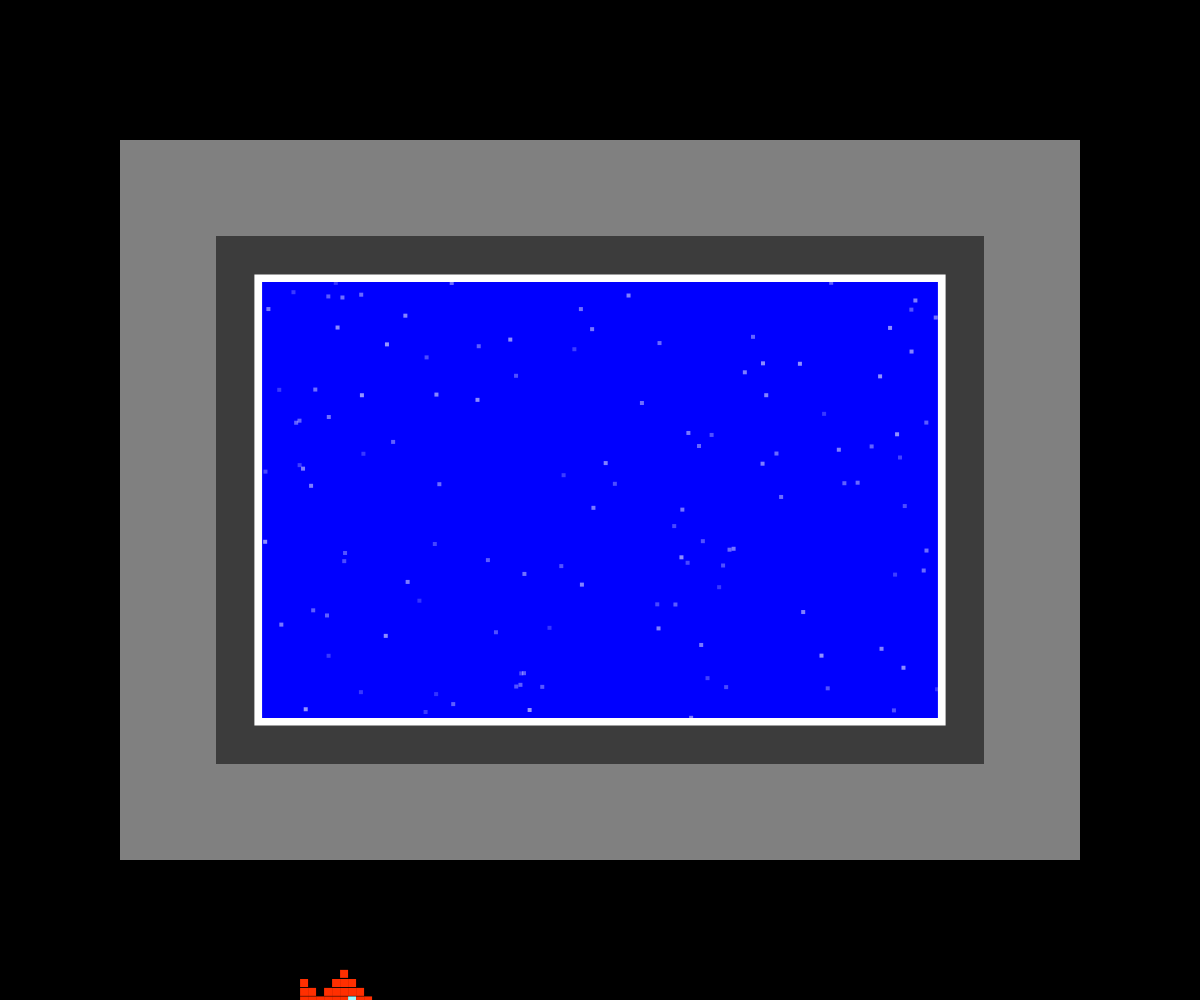
Frame 1 (no input)
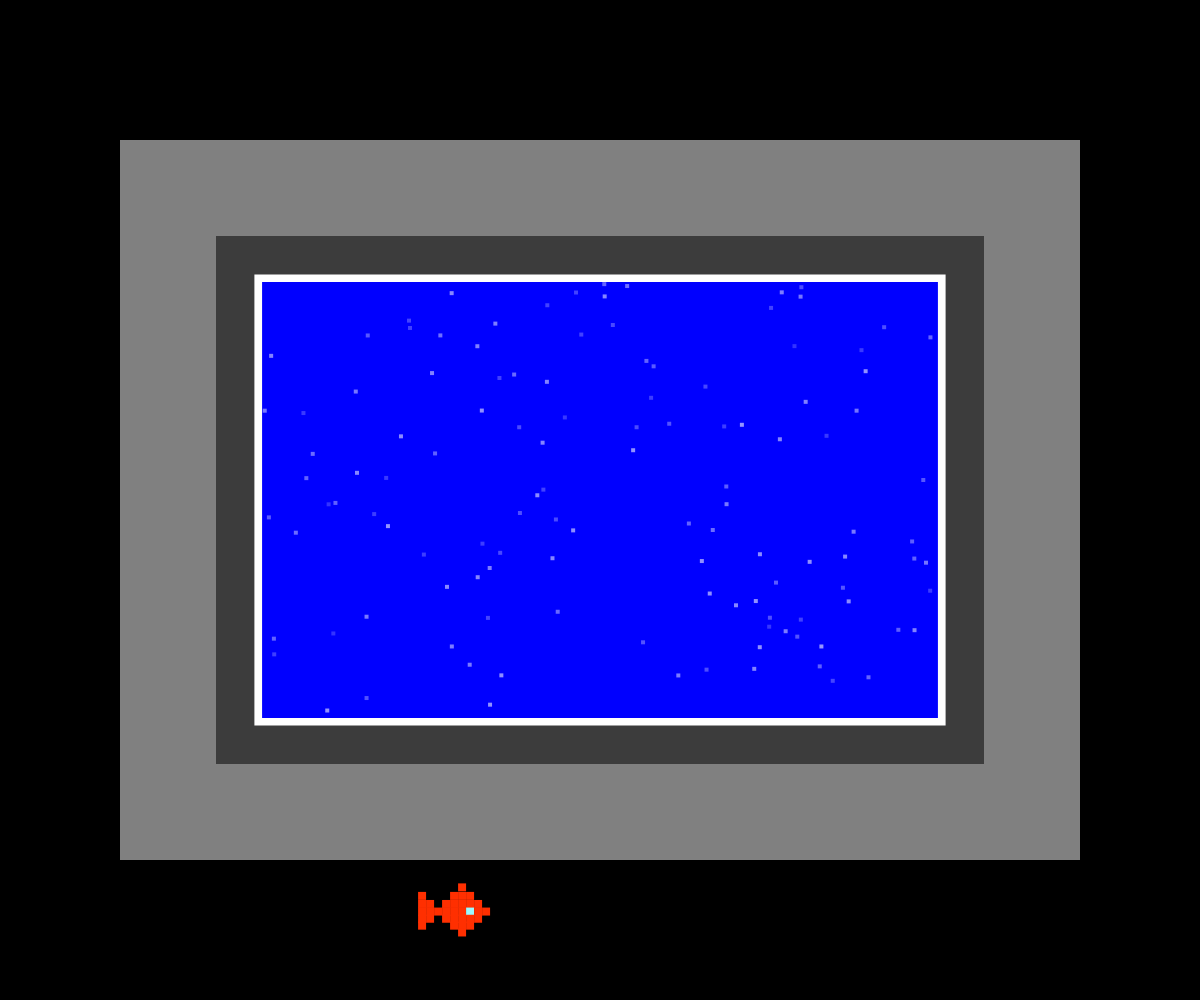
Frame 60 (no input)
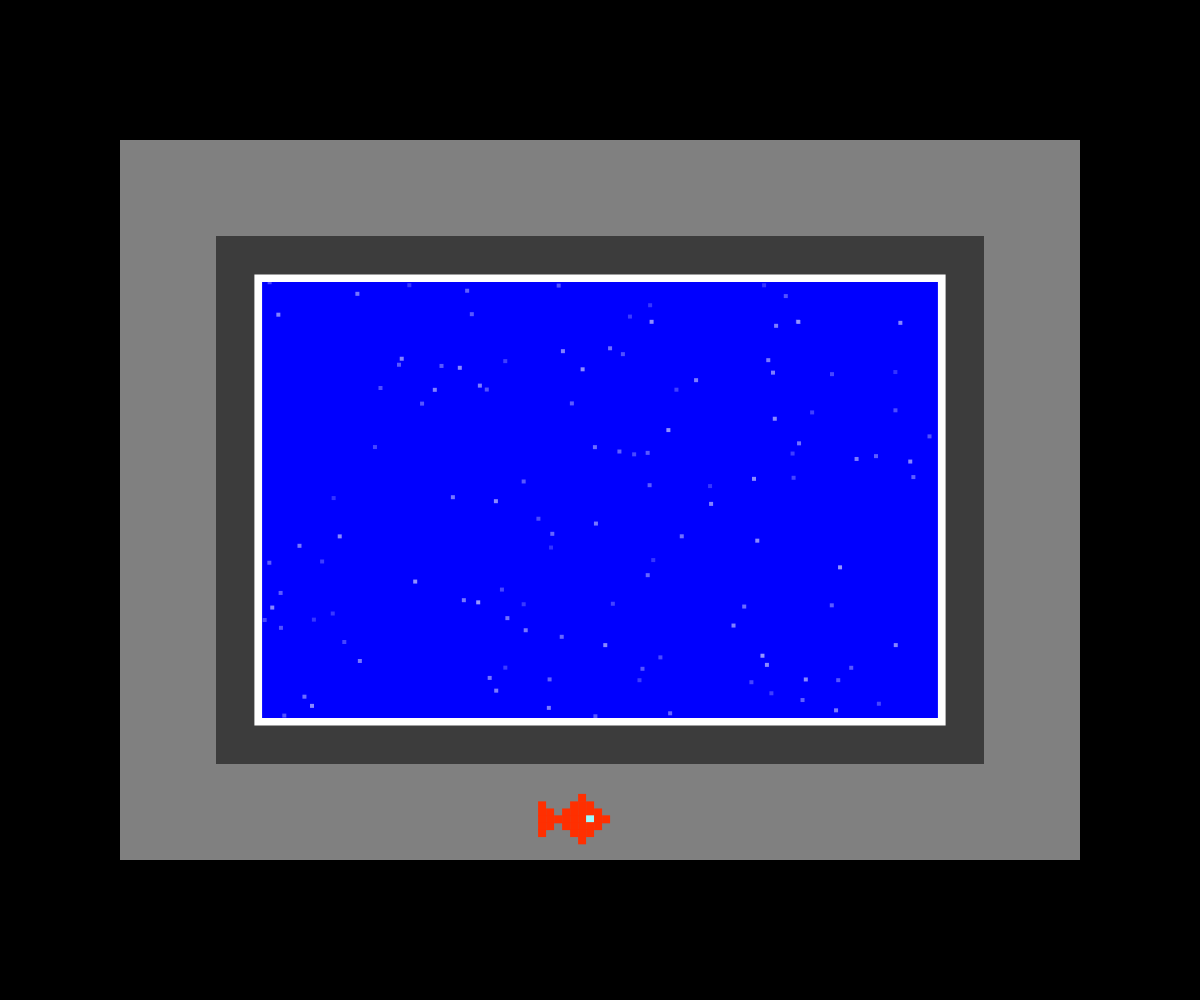
Frame 120 (the mouse pressed at the canvas centre since frame 60)

The p5.js sketch that drew these frames (run headless with seeded random() and noise() and a simulated clock; from frame 60 on, the mouse is pressed at the canvas centre):

// p5.js sketch
// ── sketch.js
let noiseLayer; 

let fish = [
  [0,0,0,0,0,1,0,0,0],
  [1,0,0,0,1,1,1,0,0],
  [1,1,0,1,1,1,1,1,0],
  [1,1,1,1,1,1,2,1,1],
  [1,1,0,1,1,1,1,1,0],
  [1,0,0,0,1,1,1,0,0],
  [0,0,0,0,0,1,0,0,0]
];

let fishX = 0;
let fishY;
let fishSize = 8;
let t = 0;

let fishSpeed = 2;
let fishSpeedX = 2;
let fishSpeedY = 1.5;
let fishDirX = 1;
let fishDirY = 1;

function setup() {
  createCanvas(windowWidth, windowHeight);
  noStroke();

  noiseLayer = createGraphics(windowWidth, windowHeight);
  noiseLayer.noStroke();

  fishY = height / 2;
}

function draw() {
  background(0);

  let rectW = min(width * 0.8, height * 0.8 * 4 / 3);
  let rectH = rectW * 3 / 4;

  rectMode(CENTER);

  fill(128);
  rect(width / 2, height / 2, rectW, rectH);

  let TVminus = rectW * 0.1;
  let TVW = rectW - TVminus * 2;
  let TVH = rectH - TVminus * 2;

  fill(60);
  rect(width / 2, height / 2, TVW, TVH);

  let edge = TVW * 0.05;
  fill(255);
  rect(width / 2, height / 2, TVW - edge * 2, TVH - edge * 2);

  let white = edge * 1.2;
  fill(0, 0, 255);
  rect(width / 2, height / 2, TVW - white * 2, TVH - white * 2);

fishX += fishSpeedX * fishDirX;
fishY += fishSpeedY * fishDirY;

if (fishX > (TVW - white * 2) - 80) fishDirX = -1;
if (fishX < -20) fishDirX = 1;

if (fishY > (TVH - white * 2) / 2 - 40) fishDirY = -1;
if (fishY < -(TVH - white * 2) / 2 + 40) fishDirY = 1;

drawFish(
  fishX + width / 2 - (TVW - white * 2) / 2 + 40,
  fishY + height / 2 - fish.length * fishSize / 2
);
  for (let i = 0; i < 120; i++) {
    let px = random(width / 2 - (TVW - white * 2) / 2, width / 2 + (TVW - white * 2) / 2);
    let py = random(height / 2 - (TVH - white * 2) / 2, height / 2 + (TVH - white * 2) / 2);

    fill(255, random(50, 150));
    rect(px, py, 4, 4);
  }
}

function drawFish(baseX, baseY) {
  noStroke();
  t += 0.12;

  

  for (let r = 0; r < fish.length; r++) {
    for (let c = 0; c < fish[r].length; c++) {
      if (fish[r][c] === 0) continue;

      let wave = sin((r * 0.4) + t) * 3;

      if (fish[r][c] === 1) fill(255, 47, 0);
      if (fish[r][c] === 2) fill(156,250,255);

      rect(
        baseX + c * fishSize,
        baseY + r * fishSize + wave,
        fishSize, fishSize
      );
    }
  }
}
